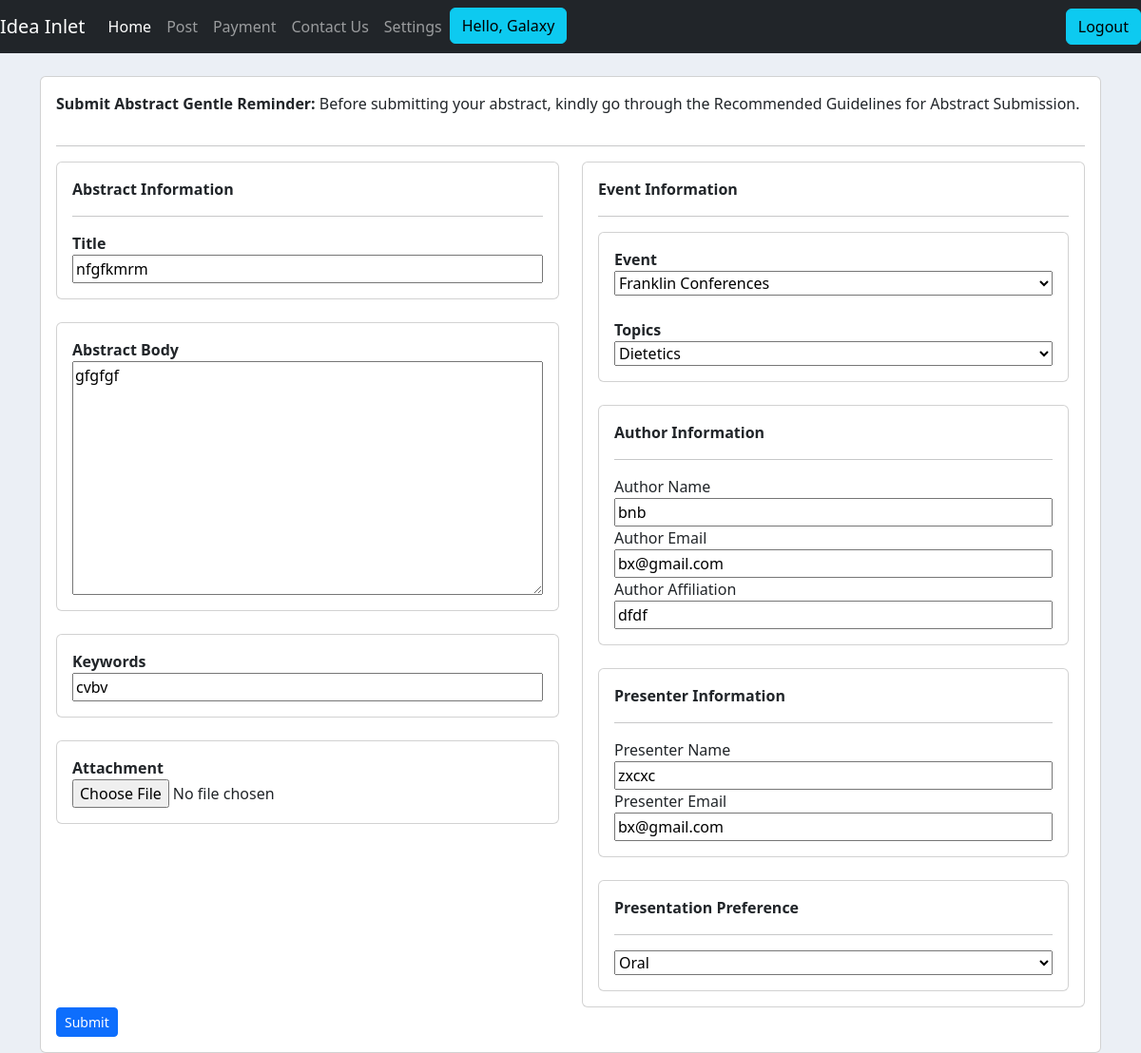
The app's page /update_abstract/2/ (signed in) with its own data.
### abstract/models.py (models this page shows, shortened)
class Abstract(models.Model):
    STATUS = (
        ("Pending", "Pending"),
        ("Under Review", "Under Review"),
        ("Accepted", "Accepted"),
        ("Rejected.", "Rejected"),
    )
    title = models.CharField(max_length=200, null=True)
    abstract_body = models.TextField(max_length=600, null=True)
    keywords = models.CharField(max_length=300, null=True)
    author_name = models.CharField(max_length=200, null=True)
    author_email = models.EmailField(max_length=200, null=True)
    author_affiliation = models.CharField(max_length=200, null=True)
    presenter_name = models.CharField(max_length=200, null=True)
    presenter_email = models.EmailField(max_length=200, null=True)
    date_created = models.DateField(auto_now_add=True, null=True)
    date_updated = models.DateField(auto_now=True, null=True)
    upload = models.FileField(upload_to="uploads/%Y/%m/%d/", blank=True)
    status = models.CharField(max_length=50, choices=STATUS, default='Pending', blank=True)
    topics = models.ManyToManyField(Topic)
    presentation_preference = models.ManyToManyField(Presentation_type)
    event = models.ForeignKey(Event, null=True, on_delete=models.SET_NULL)
    author = models.ForeignKey(Author, null=True, on_delete=models.SET_NULL, blank=True)
    editors = models.ManyToManyField(Group, related_name='assigned_abstracts', blank=True)

class Event(models.Model):
    event = models.CharField(max_length=500, null=True)
    def __str__(self):
        return self.event

class Topic(models.Model):
    topics = models.CharField(max_length=1000, null=True)
    def __str__(self):
        return self.topics

class Presentation_type(models.Model):
    presentation_preference = models.CharField(max_length=1000, null=True)
    def __str__(self):
        return self.presentation_preference

### abstract/decorators.py (the view)
        def wrapper_func(request, *args, **kwargs):
            group = None
            if request.user.groups.exists():
                group = request.user.groups.all()[0].name
            if group in allowed_roles:
                return  view_func(request, *args, **kwargs)
            else:
                return render(request, 'abstract/authorize.html')

### abstract/forms.py
class AbstractForm(ModelForm):
    class Meta:
        model = Abstract
        fields = '__all__'
        exclude = ['author']

### abstract/views.py (called while the page is built)
@login_required(login_url='login')
@allowed_users(allowed_roles=['editor', 'author', 'reviewer'])
def updateAbstract(request, pk):
    abstract = Abstract.objects.get(id=pk)
    if request.method == 'POST':
        form = AbstractForm(request.POST, request.FILES, instance=abstract)
        if form.is_valid():
            form.save()
            redirect_url = get_redirect_url(request.user)
            return redirect(redirect_url)
    else:
        form = AbstractForm(instance=abstract)
    is_editor = request.user.groups.filter(name='editor').exists()
    context = {'form': form, 'is_editor':is_editor}
    return render(request, 'abstract/abstract_form.html', context)

### abstract/templates/abstract/abstract_form.html (shortened to what this page needs)
{% extends 'abstract/main.html' %}
{% load static %}
{% block content %}
<br>
<div class="container h-50">
    <div class="col-md-12">
        <div class="card card-body">
            <p><strong>Submit Abstract
                Gentle Reminder:</strong> Before submitting your abstract,
                kindly go through the Recommended Guidelines for Abstract Submission.
            </p>
            <hr>
            <form action="" method="POST" enctype="multipart/form-data">
                <div class="row">
                    <div class="col-md-6">
                        <div class="card card-body">
                            <label for="Author"><strong> Abstract Information</strong></label>
                            <hr>
                            <label for="Title"><strong> Title </strong></label>
                            {{ form.title}}
                        </div>
                        <br>
                        <div class="card card-body">
                            <label for="Body"><strong> Abstract Body </strong></label>
                            {{ form.abstract_body}}
                        </div>
                        <br>
                        <div class="card card-body">
                            <label for="Keywords"><strong> Keywords </strong></label>
                            {{ form.keywords}}
                        </div>
                        <br>
                        <div class="card card-body">
                            <label for="upload"><strong> Attachment </strong></label>
                            {{ form.upload}}
                        </div>
                    </div>
                    <div class="col-md">
                        <div class="card card-body">
                            <label for="Event Information"><strong> Event Information</strong></label>
                            <hr>
                            <div class="card card-body">
                                <label for="Event"><strong> Event</strong></label>
                                {{form.event}}
                                <br>
                            <label for="Topics"><strong> Topics </strong></label>
                            <select name="topics">
                                {% for choice in form.topics.field.choices %}
                                    <option value="{{ choice.0 }}">{{ choice.1 }}</option>
                                {% endfor %}
                            </select>
                        </div>
                        <br>
                        <div class="card card-body">
                            <label for="Author"><strong> Author Information</strong></label>
                            <hr>
                            <label for="upload">Author Name</label>
                            {{ form.author_name }}
                            <label for="upload">Author Email</label>
                            {{ form.author_email }}
                            <label for="upload">Author Affiliation</label>
                            {{ form.author_affiliation }}
                        </div>
                        <br>
                        <div class="card card-body">
                            <label for="Presenter"><strong> Presenter Information</strong></label>
                            <hr>
                            <label for="Presenter Name">Presenter Name</label>
                            {{ form.presenter_name }}
                            <label for="Presenter Email">Presenter Email</label>
                            {{ form.presenter_email }}
                        </div>
                        <br>
                        <div class="card card-body">
                            <label for="Preference"><strong> Presentation Preference</strong></label>
                            <hr>
                            <select name="presentation_preference">
                                {% for choice in form.presentation_preference.field.choices %}
                                    <option value="{{ choice.0 }}">{{ choice.1 }}</option>
                                {% endfor %}
                            </select>
                        </div>
                    </div>
                </div>
                </div>
                <input class="btn btn-primary btn-sm" type="submit" name="Submit">
            </form>
        </div>
    </div>
</div>
{% endblock %}

### abstract/templates/abstract/navbar.html (shortened to what this page needs)
{% load static %}
<nav class="navbar navbar-expand-lg navbar-dark bg-dark">
  <a class="navbar-brand" href="{% url 'home' %}">Idea Inlet</a>
  <div class="collapse navbar-collapse" id="navbarNavAltMarkup">
    <ul class="navbar-nav">
        <a class="nav-item nav-link active" href="{% url 'home' %}">Home</a>
        <a class="nav-item nav-link" href="#">Post</a>
        <a class="nav-item nav-link" href="{% url 'place-order' %}">Payment</a>
        <a class="nav-item nav-link" href="{% url 'contact' %}">Contact Us</a>
      {% if not user.is_authenticated %}
        <a class="nav-item nav-link" href="{% url 'register' %}">Register</a>
        <a class="nav-item nav-link" href="{% url 'login' %}">Login</a>
      {% else %}
        {% if request.user.author %}
        <a class="nav-link" href="{% url 'account' %}">Settings</a>
        <span><a class="btn btn-info" href="{% url 'user' %}">Hello, {{request.user}} </a>
        </span>
        {% endif %}
      </ul>
    </div>
    <span><a class="btn btn-info" href="{% url 'logout' %}"> Logout</a>
      </span>
    {% endif %}
</nav>

### abstract/static/css/main.css (style rules this page uses)
body { background-color: #ebeff5; }

### records on screen
Abstract: title "nfgfkmrm", abstract_body "gfgfgf", keywords "cvbv", author_name "bnb", author_email "bx@gmail.com", author_affiliation "dfdf", presenter_name "zxcxc", presenter_email "bx@gmail.com"
Event: event "Franklin Conferences"
Topic: topics "Dietetics"
Presentation_type: presentation_preference "Oral"

### other values on screen
{{ request.user }} "Galaxy"
